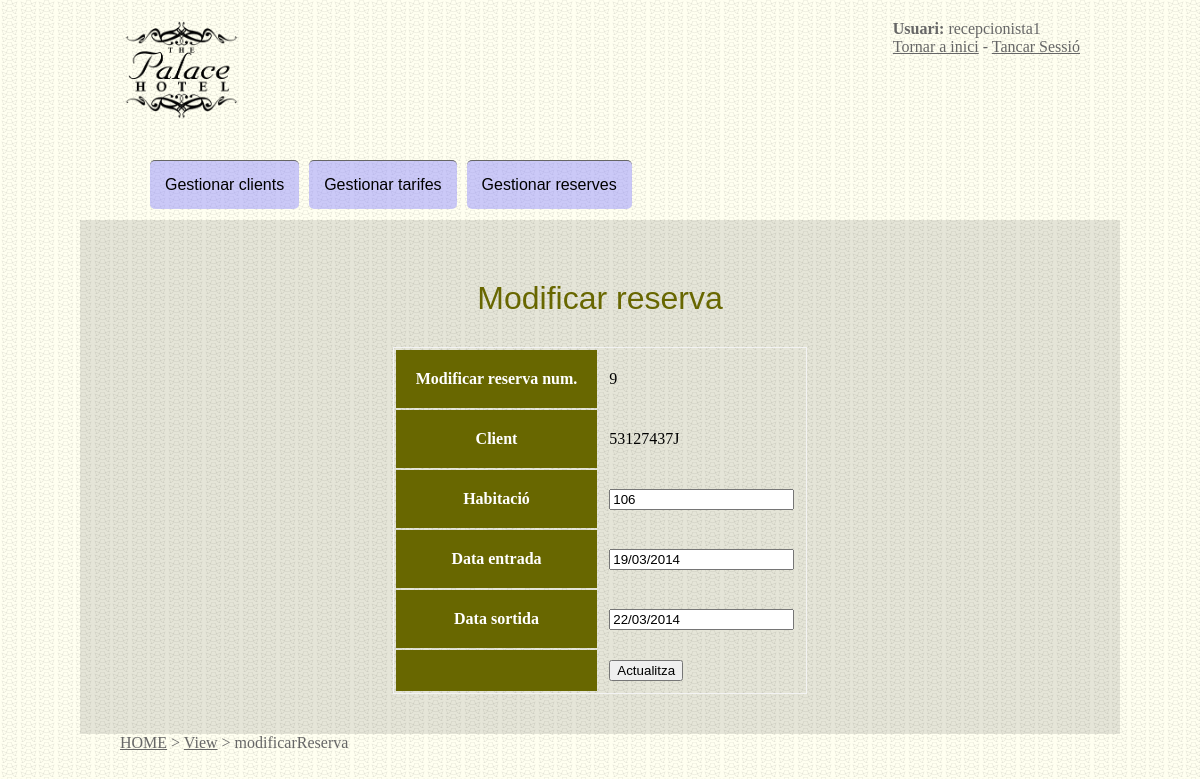
The app's page /view/modificarReserva.php?id=9 (signed in) with its own data.
### tables this page shows
CREATE TABLE IF NOT EXISTS `reserva` (
  `id` int(11) NOT NULL AUTO_INCREMENT,
  `habitacio` int(11) NOT NULL,
  `nifClient` varchar(9) NOT NULL,
  `dataEntrada` date NOT NULL,
  `dataSortida` date NOT NULL,
  `activa` tinyint(4) NOT NULL DEFAULT '1',
  PRIMARY KEY (`id`)
);

### model/DAO/class_db.php (called while the page is built, shortened)
<?php
class db implements interface_db{
	private $server;
	private $username;
	private $password;
	private $link;
	public function getServer(){
		return $this->server;
	}
	public function setServer($value){
		$this->server = 'localhost';
	}
	public function getUsername(){
		return $this->username;
	}
	public function setUsername($value){
		$this->username = 'root';
	}
	public function getPassword(){
		return $this->password;
	}
	public function setPassword($value){
		$this->password = '';
	}
	public function connect(){
		$this->link=mysql_connect($this->getServer(),$this->getUsername(),$this->getPassword());
		return $this->link;
	}
	public function bd($database){
		$this->dbname = mysql_select_db('hotel', $this->link);
	}
	public function close()	{
		return mysql_close($this->link);
	}
	public function executaArray($sql){
		$connexio = $this->connect();
		$objArray=array();
		$consulta=mysql_query($sql, $connexio) or die('Error, la consulta ha fallat: '.$this->error());
		while ($r=mysql_fetch_array($consulta)) { $objArray[]=$r; }
		return $objArray;
	}
}
?>

### model/DAO/class_reserva_db.php (called while the page is built, shortened)
 <?php
require_once("../model/DAO/class_db.php");
class reserva_db {
	public function llistar_una($id) {
		$sql="SELECT * FROM reserva WHERE id=".$id;
		$connexio = new db();
		return $connexio->executaArray($sql);
	}
}
?>

### model/business/class_reserva.php (called while the page is built, shortened)
<?php
include('../model/DAO/class_reserva_db.php');
class reserva {
	public function llistar_una_reserva($id){
		$reservaDB = new reserva_db();
		return $reservaDB->llistar_una($id);
	}
}
?>

### controller/llistarUnaReserva.php (called while the page is built)
<?php
include('../model/business/class_reserva.php');
try {
	$reserva=new Reserva("","","","","");
	$consulta=$reserva->llistar_una_reserva($id);
} catch (Exception $e) {
    echo 'Excepción capturada: ',  $e->getMessage(), "\n";
}
?>

### view/modificarReserva.php (the view, shortened to what this page needs)
<?php include('cabecera.php'); ?>
<h1>Modificar reserva</h1>
<?php
	$id=$_GET['id'];
	include ('../controller/llistarUnaReserva.php');
?>
	<table>
		<form action="../controller/actualitzaReserva.php" method="post" onsubmit="return valida();">
		<?php
		foreach ($consulta as $fila){
			$nifClient=$fila['nifClient'];
			$habitacio=$fila['habitacio'];
			$data=$fila['dataEntrada'];
			$fecha = explode("-", $data);
			$any=$fecha[0];
			$mes=$fecha[1];
			$dia=$fecha[2];
			$dataEntrada=$dia."/".$mes."/".$any;
			$data=$fila['dataSortida'];
			$fecha = explode("-", $data);
			$any=$fecha[0];
			$mes=$fecha[1];
			$dia=$fecha[2];
			$dataSortida=$dia."/".$mes."/".$any;
			echo "<tr><th>Modificar reserva num.</th><td>".$id."</td></tr>";
			echo "<tr><th>Client</th><td>".$nifClient."</td></tr>";
			echo "<tr><th>Habitaci&oacute;</th><td><input type='text' name='habitacio' value='".$habitacio."' /></td></tr>";
			echo "<tr><th>Data entrada</th><td><input type='text' name='dataEntrada' value='".$dataEntrada."' /></td></tr>";
			echo "<tr><th>Data sortida</th><td><input type='text' name='dataSortida' value='".$dataSortida."' /></td></tr>";
		}
		?>
			<tr><th></th><td><input type="submit" name="submit" value="Actualitza" /></td></tr>
		</form>
	</table>
<?php
include('pie.php');
?>

### view/estils.css (style rules this page uses)
* { margin:0 auto; }
h1 { color:#686700; font-family: arial, cursive; font-weight: 400; text-align:center; padding:20px; margin:auto; }
body { background-image:url('img/fondo1.png'); }
table { margin-top: 10px; border:1px solid #f3f3f3; }
th { color:white; background-color:#686700; font-size:16px; padding:20px; }
td { padding:10px; }

### records on screen
reserva: nifClient "53127437J", habitacio "106", dataEntrada "19/03/2014", dataSortida "22/03/2014"

### other values on screen
$usu "recepcionista1"
$thisText "HOME View"
$results ">"
$pieces[0] "modificarReserva"
